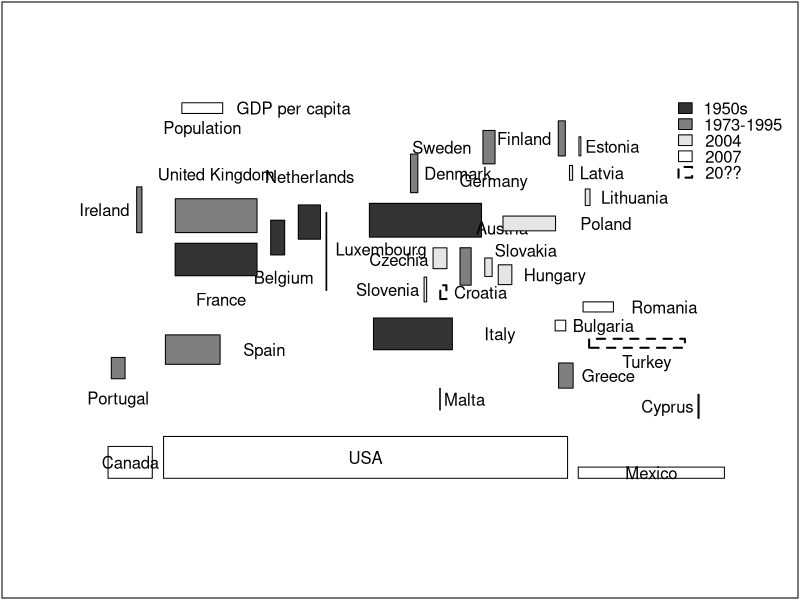

The R source for this figure:
# rectangle(country,year,population,gdp,longitude,latitude,position1,position2,mark,count)

# position is for locating the position of labels by controlling adj in the text function.
# position1 determines the horizontal direction,0.5 denotes the middle, lower than 0.5 denotes "to the right",greater than 0.5 denotes "to the left"
# position2 determines the vertical direction,0.5 denotes the middle, lower than 0.5 denotes the top,greater than 0.5 denotes the bottom
# mark,count are used to solve the overlapping problem,just needed to keep in the function


rm(list=ls())

plot(c(-10,36),c(28,64),axes=FALSE, xlab=NA,ylab=NA,type='n')
par(mar=c(0,0,0,0)+0.1)
box(lty='solid')

move=function(mark,x,y,a,b)

{ time=length(mark)/4

for(i in 1:3)

{for ( i in 1:time )

{ x1=mark[i*4-3]

x2=mark[i*4-2]

y1=mark[i*4-1]

y2=mark[i*4]

newx1=x-a/2

newx2=x+a/2

newy1=y-b/2

newy2=y+b/2

distance=1


if ((x1<=(newx2+0.1))&(newx1<=(x2+0.1))&(y1<=(newy2+0.1))&(newy1<=(y2+0.1)))

{ if (( x1<=newx1)&(newx2<=x2)&(y1<=newy1)&(newy2<=y2))

{if ((x2-x1)<=(y2-y1)){x=x1-a/2-distance}else{y=y2+b/2+distance}}


  if ((y1>newy1)&( x1<=newx1)&(newx2<=x2)) {y=y1-b/2-distance}

  if ((newy2>y2)&(x1<=newx1)&(newx2<=x2)) {y=y2+b/2+distance}

  if (newx2>x2) {x=x2+a/2+distance}

  if (x1>newx1) {x=x1-a/2-distance}


}

  

} # 2 for ends

} # 1 for ends


combine=c(x,y)

combine

} # move function ends




rectangle=function(country,year,population,gdp,longitude,latitude,position1,position2,mark,count)

{ x=longitude
  y=latitude
  a=population/(10)
  b=gdp/(10)^4

 change=move(mark,x,y,a,b)
  x=change[1]
  y=change[2]
  
  mark[count]=x-a/2
  mark[count+1]=x+a/2
 mark[count+2]=y-b/2
 mark[count+3]=y+b/2
  

  lty=1
  lwd=1
  col=0

  

   if(is.na(year)){col=0} else
{  if(year==1952)
  {col='grey20'}

  if((year<=1995)&(year>=1973))
  {col='grey50'}

  if(year==2004)
  {col='grey90'}

  
  if(year>2007)
  {lty=2
   lwd=2}
}
   
  
 
  polygon(c((x-a/2),(x-a/2),(x+a/2),(x+a/2)),c((y-b/2),(y+b/2),(y+b/2),(y-b/2)),col=col,lty=lty,lwd=lwd)
  text(x,y,labels=country,cex=1,adj=c(position1,position2))

  mark 

} # rectangle function ends



mark=c(0,0,0,0)

count=1


library(foreign)

data=read.dta("eu.dta")

attach(data)


for(i in 1:length(country))

{ mark=rectangle(country[i],year[i],population[i],gdp[i],longitude[i],latitude[i],position1[i],position2[i],mark,count)

count=count+4

}





# for legend


mark=rectangle("GDP per capita",2007,30,10000,-3,63,position1=-0.3,position2=0.5,mark ,count)

count=count+4

text(-3,63,"Population",adj=c(0.5,2))

mark=rectangle("1950s",1952,10,10000,32.5,63,-0.415,0.5,mark,count)

count=count+4

mark=rectangle("1973-1995",1973,10,10000,32.5,61.5,-0.24,0.5,mark,count)

count=count+4

mark=rectangle("2004",2004,10,10000,32.5,60,-0.55,0.5,mark,count)

count=count+4

mark=rectangle("2007",2007,10,10000,32.5,58.5,-0.55,0.5,mark,count)

count=count+4

mark=rectangle("20??",2009,10,10000,32.5,57,-0.55,0.5,mark,count)

count=count+4




